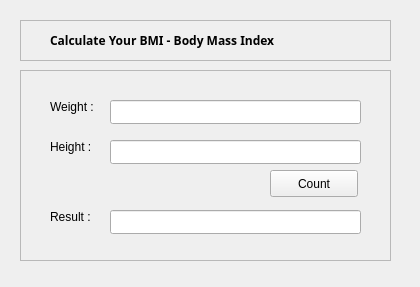
<?xml version="1.0" encoding="UTF-8"?>
<ui version="4.0">
 <class>window</class>
 <widget class="QWidget" name="window">
  <property name="geometry">
   <rect>
    <x>0</x>
    <y>0</y>
    <width>420</width>
    <height>287</height>
   </rect>
  </property>
  <property name="windowTitle">
   <string>Calculate Your BMI</string>
  </property>
  <widget class="QLabel" name="label">
   <property name="geometry">
    <rect>
     <x>50</x>
     <y>100</y>
     <width>58</width>
     <height>14</height>
    </rect>
   </property>
   <property name="text">
    <string>Weight :</string>
   </property>
  </widget>
  <widget class="QLabel" name="label_2">
   <property name="geometry">
    <rect>
     <x>50</x>
     <y>140</y>
     <width>58</width>
     <height>14</height>
    </rect>
   </property>
   <property name="text">
    <string>Height :</string>
   </property>
  </widget>
  <widget class="QLineEdit" name="WightInput">
   <property name="geometry">
    <rect>
     <x>110</x>
     <y>100</y>
     <width>251</width>
     <height>24</height>
    </rect>
   </property>
  </widget>
  <widget class="QLineEdit" name="HeightInput">
   <property name="geometry">
    <rect>
     <x>110</x>
     <y>140</y>
     <width>251</width>
     <height>24</height>
    </rect>
   </property>
  </widget>
  <widget class="QPushButton" name="CountButton">
   <property name="geometry">
    <rect>
     <x>270</x>
     <y>170</y>
     <width>88</width>
     <height>27</height>
    </rect>
   </property>
   <property name="text">
    <string>Count</string>
   </property>
  </widget>
  <widget class="QLabel" name="label_3">
   <property name="geometry">
    <rect>
     <x>50</x>
     <y>210</y>
     <width>58</width>
     <height>14</height>
    </rect>
   </property>
   <property name="text">
    <string>Result :</string>
   </property>
  </widget>
  <widget class="QLineEdit" name="InputResult">
   <property name="geometry">
    <rect>
     <x>110</x>
     <y>210</y>
     <width>251</width>
     <height>24</height>
    </rect>
   </property>
  </widget>
  <widget class="QFrame" name="frame">
   <property name="geometry">
    <rect>
     <x>20</x>
     <y>70</y>
     <width>371</width>
     <height>191</height>
    </rect>
   </property>
   <property name="frameShape">
    <enum>QFrame::StyledPanel</enum>
   </property>
   <property name="frameShadow">
    <enum>QFrame::Raised</enum>
   </property>
  </widget>
  <widget class="QFrame" name="frame_2">
   <property name="geometry">
    <rect>
     <x>20</x>
     <y>20</y>
     <width>371</width>
     <height>41</height>
    </rect>
   </property>
   <property name="frameShape">
    <enum>QFrame::StyledPanel</enum>
   </property>
   <property name="frameShadow">
    <enum>QFrame::Raised</enum>
   </property>
   <widget class="QLabel" name="label_4">
    <property name="geometry">
     <rect>
      <x>30</x>
      <y>10</y>
      <width>301</width>
      <height>20</height>
     </rect>
    </property>
    <property name="font">
     <font>
      <family>Tlwg Mono</family>
      <weight>75</weight>
      <bold>true</bold>
     </font>
    </property>
    <property name="text">
     <string>Calculate Your BMI - Body Mass Index</string>
    </property>
   </widget>
  </widget>
  <zorder>frame</zorder>
  <zorder>label</zorder>
  <zorder>label_2</zorder>
  <zorder>WightInput</zorder>
  <zorder>HeightInput</zorder>
  <zorder>CountButton</zorder>
  <zorder>label_3</zorder>
  <zorder>InputResult</zorder>
  <zorder>frame_2</zorder>
 </widget>
 <resources/>
 <connections/>
</ui>
